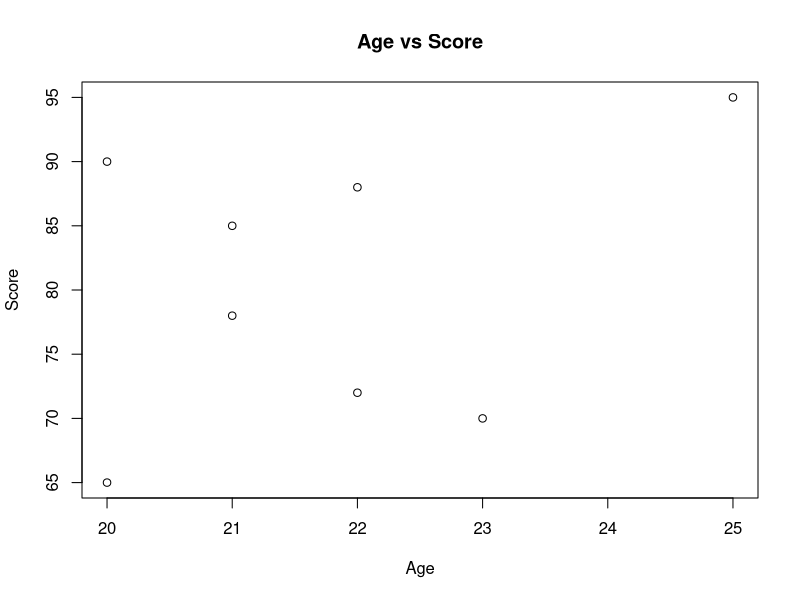
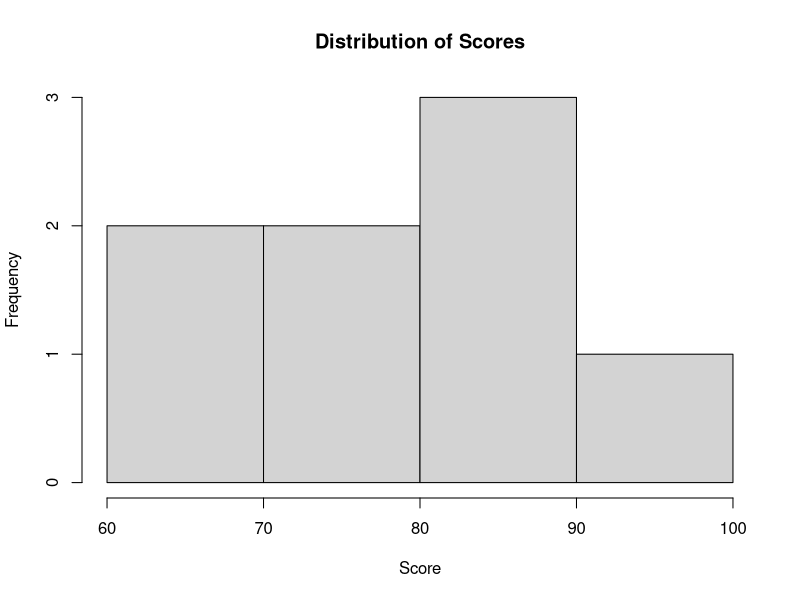
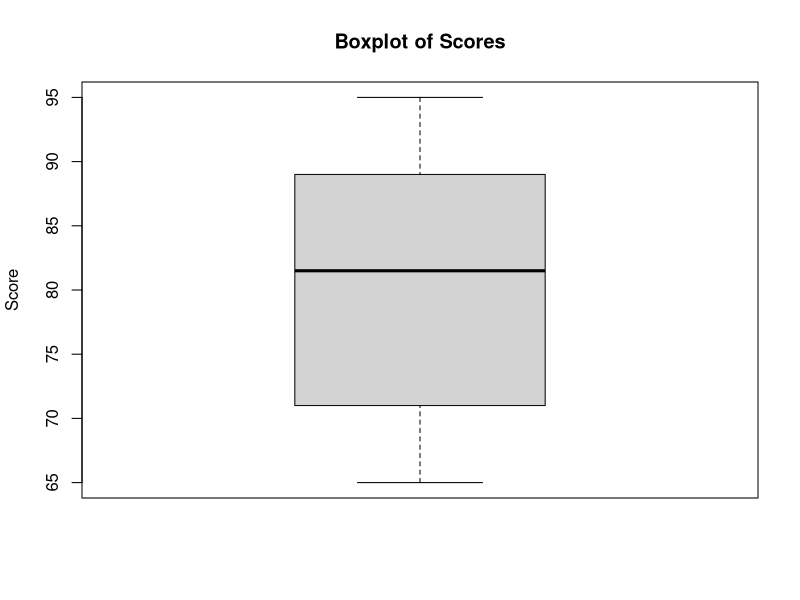
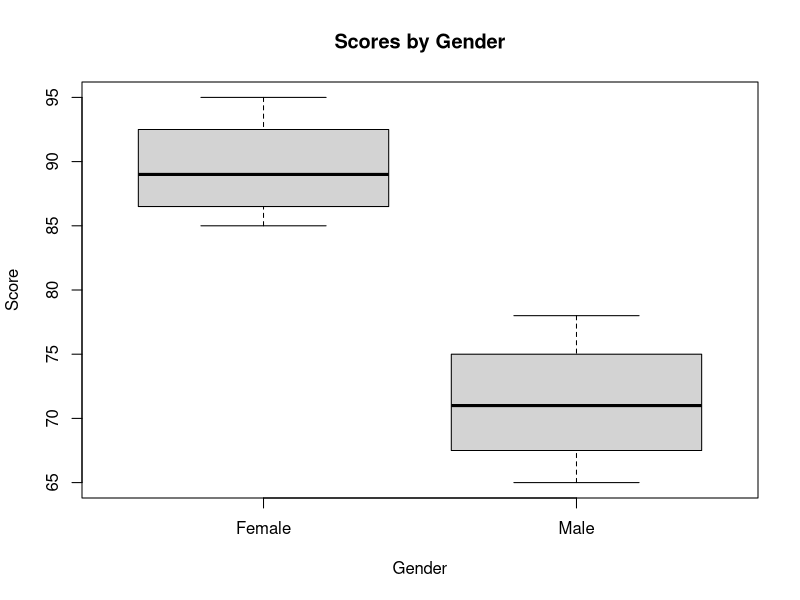
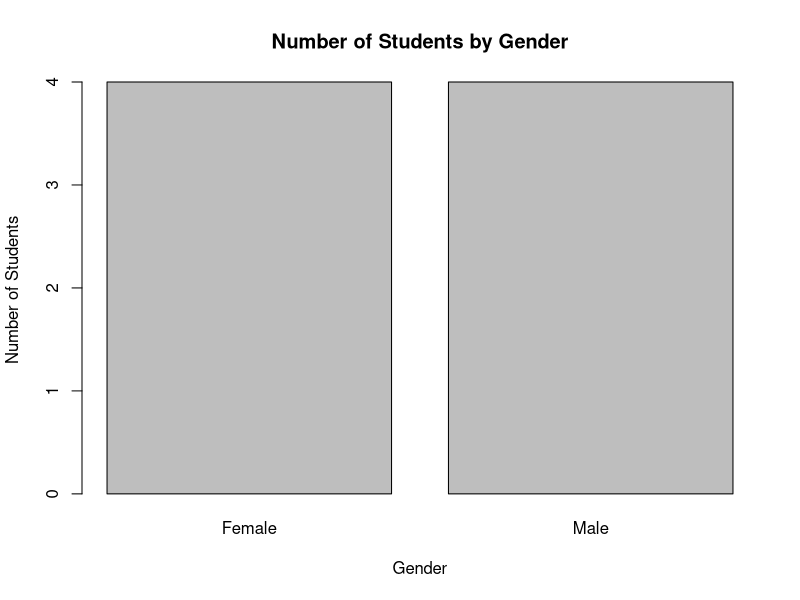
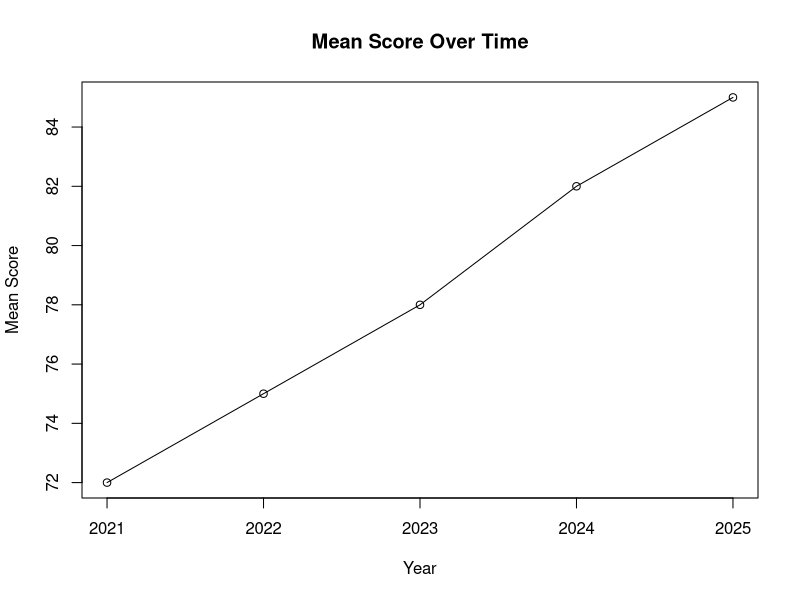
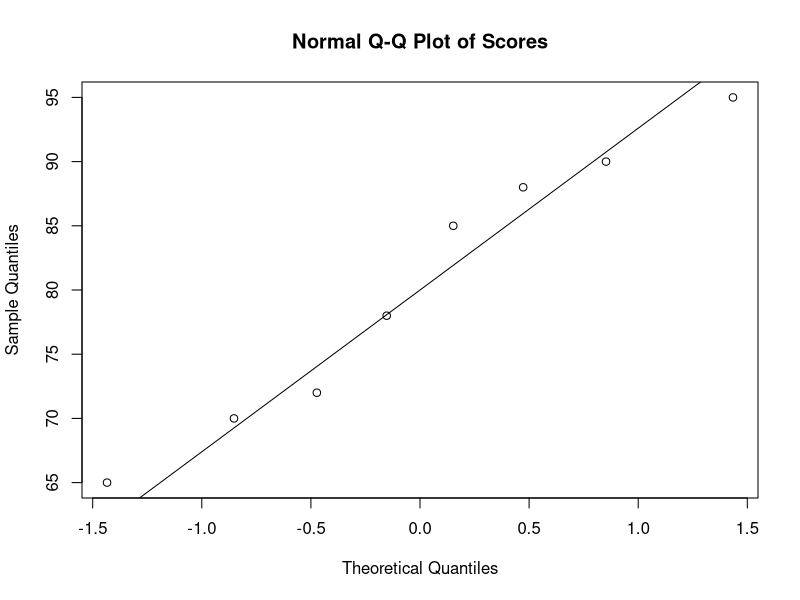

Reproduce these figures in R, in order.
# Data Visualization: Base R Graphics
# This script demonstrates basic statistical graphics
# using base R functions.


# --------------------------------------------------
# 1. Create sample data
# --------------------------------------------------

students <- data.frame(
  name = c("Ali", "Siti", "John", "Mei", "Maria",
           "Adam", "Sara", "David"),
  gender = c("Male", "Female", "Male", "Female", "Female",
             "Male", "Female", "Male"),
  age = c(20, 21, 22, 20, 25, 21, 22, 23),
  score = c(65, 85, 72, 90, 95, 78, 88, 70)
)

students


# --------------------------------------------------
# 2. Scatter plot
# --------------------------------------------------

# Examine the relationship between age and score

plot(
  students$age,
  students$score,
  main = "Age vs Score",
  xlab = "Age",
  ylab = "Score"
)


# --------------------------------------------------
# 3. Histogram
# --------------------------------------------------

# Examine the distribution of scores

hist(
  students$score,
  main = "Distribution of Scores",
  xlab = "Score"
)


# --------------------------------------------------
# 4. Boxplot
# --------------------------------------------------

# Examine the distribution of scores

boxplot(
  students$score,
  main = "Boxplot of Scores",
  ylab = "Score"
)


# --------------------------------------------------
# 5. Boxplot by group
# --------------------------------------------------

# Compare scores between genders

boxplot(
  score ~ gender,
  data = students,
  main = "Scores by Gender",
  xlab = "Gender",
  ylab = "Score"
)


# --------------------------------------------------
# 6. Bar chart
# --------------------------------------------------

# Count observations by gender

gender_counts <- table(students$gender)

barplot(
  gender_counts,
  main = "Number of Students by Gender",
  xlab = "Gender",
  ylab = "Number of Students"
)


# --------------------------------------------------
# 7. Line plot
# --------------------------------------------------

# Example of observations recorded over time

year <- c(2021, 2022, 2023, 2024, 2025)
mean_score <- c(72, 75, 78, 82, 85)

plot(
  year,
  mean_score,
  type = "o",
  main = "Mean Score Over Time",
  xlab = "Year",
  ylab = "Mean Score"
)


# --------------------------------------------------
# 8. Q-Q plot
# --------------------------------------------------

# Assess whether scores approximately follow
# a normal distribution

qqnorm(
  students$score,
  main = "Normal Q-Q Plot of Scores"
)

qqline(
  students$score
)


# --------------------------------------------------
# Key idea
# --------------------------------------------------

# Different plots answer different questions:
#
# Scatter plot → relationship between numerical variables
# Histogram    → distribution of a numerical variable
# Boxplot      → distribution and group comparison
# Bar chart    → frequencies of categorical variables
# Line plot    → trends over time
# Q-Q plot     → assess distributional assumptions
#
# The appropriate plot depends on:
#
# - Type of variable
# - Research question
# - Statistical purpose
